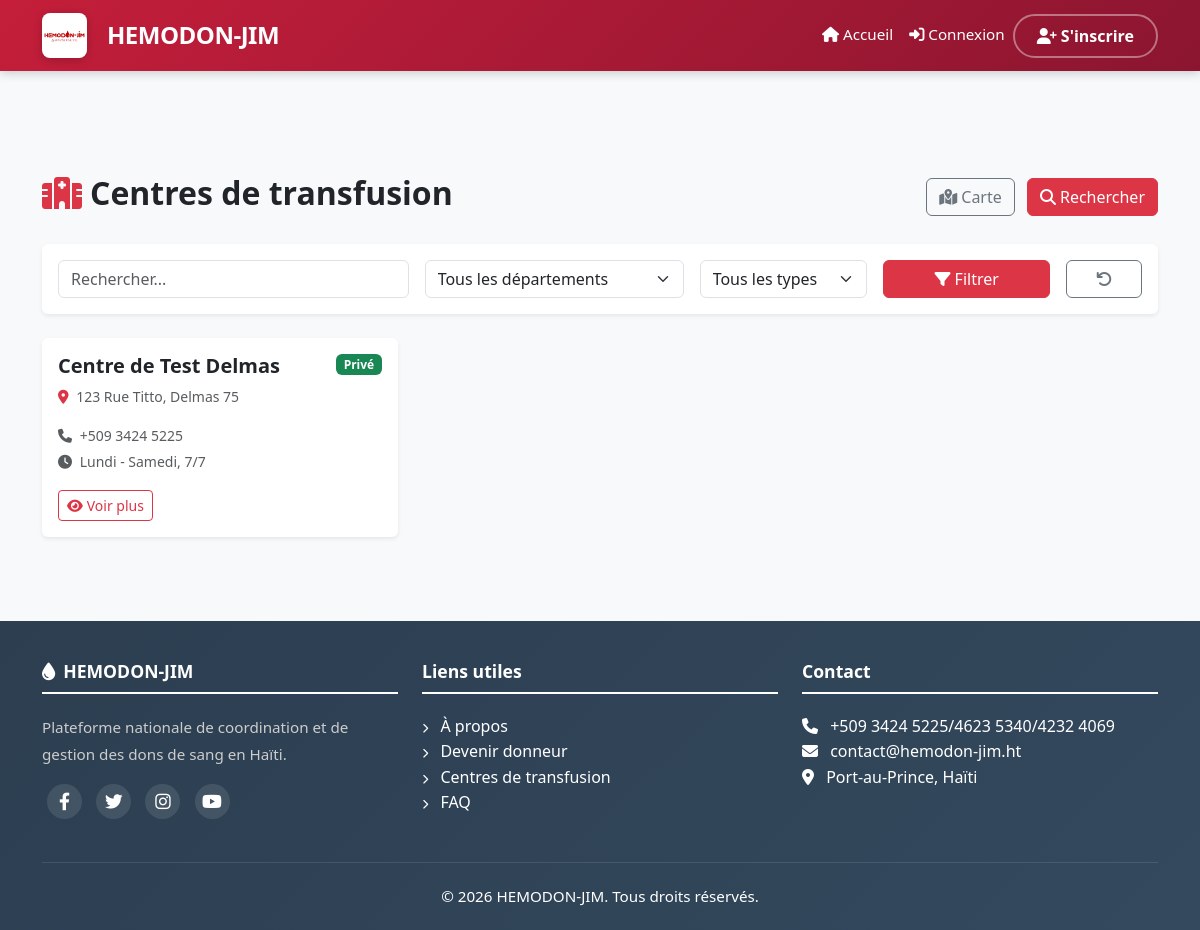
The app's page /centres/, older data.
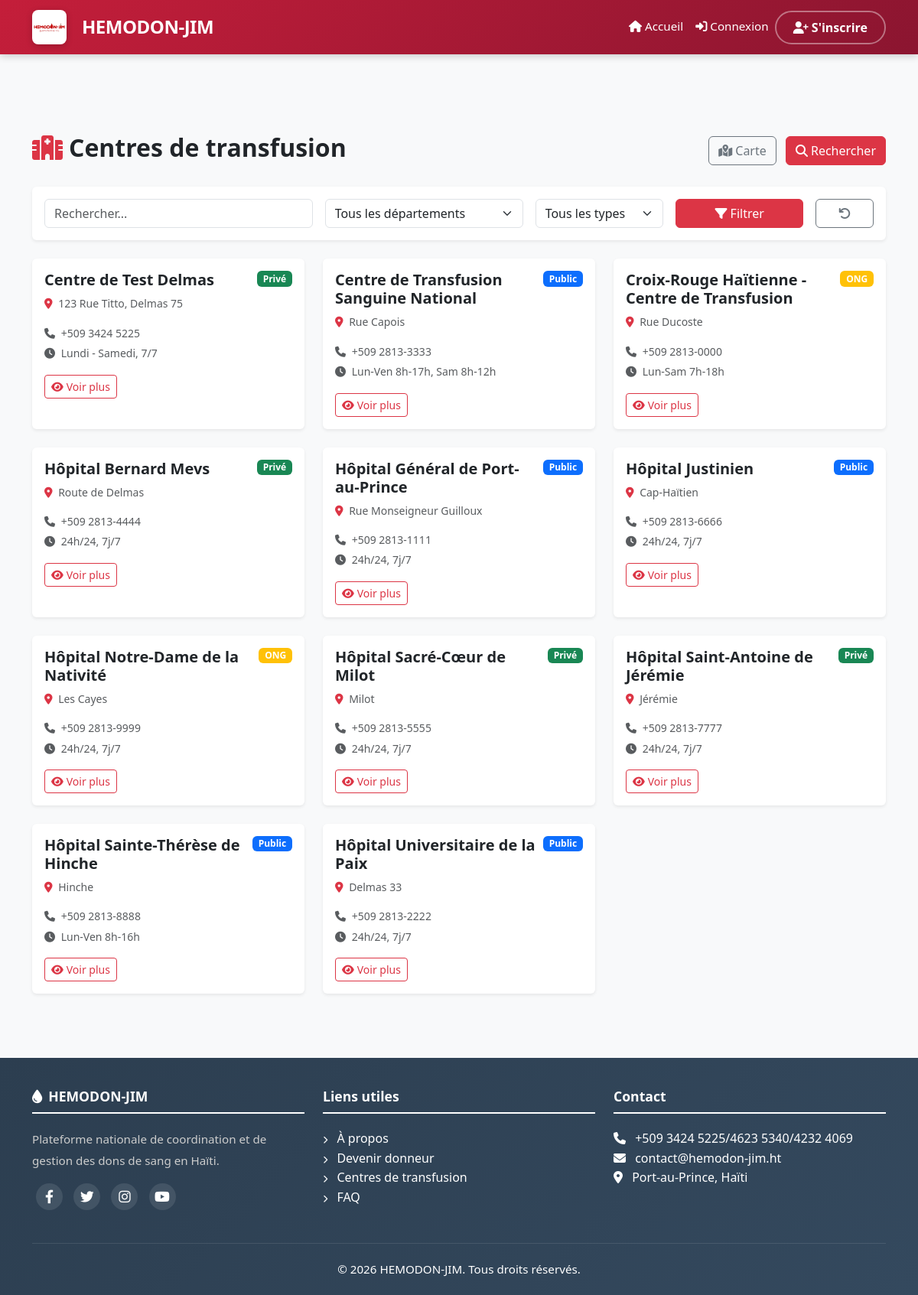
The same page, newer data.
### apps/centres/models.py (models this page shows, shortened)
class Centre(models.Model):
    TYPE_CHOICES = [
        ('public', 'Public'),
        ('prive', 'Privé'),
        ('ong', 'ONG'),
    ]
    nom = models.CharField(max_length=200)
    type = models.CharField(max_length=20, choices=TYPE_CHOICES)
    adresse = models.TextField()
    commune = models.CharField(max_length=100)
    departement = models.CharField(max_length=100)
    telephone = models.CharField(max_length=20)
    email = models.EmailField(blank=True, null=True)
    latitude = models.DecimalField(max_digits=9, decimal_places=6, null=True, blank=True)
    longitude = models.DecimalField(max_digits=9, decimal_places=6, null=True, blank=True)
    capacite_journaliere = models.IntegerField(default=50)
    horaires = models.TextField(blank=True, null=True)
    est_actif = models.BooleanField(default=True)
    responsable = models.ForeignKey(
        User,
        on_delete=models.SET_NULL,
        null=True,
        related_name='centre_responsable'
    )
    created_at = models.DateTimeField(auto_now_add=True)
    updated_at = models.DateTimeField(auto_now=True)
    class Meta:
        db_table = 'centres'
        verbose_name = 'Centre'
        verbose_name_plural = 'Centres'

### apps/centres/views.py (the view, shortened to what this page needs)
# urls.py: path('centres/', views.centres_list, name='list'),
def centres_list(request):
    centres = Centre.objects.filter(est_actif=True).order_by('nom')
    departement = request.GET.get('departement')
    if departement:
        centres = centres.filter(departement=departement)
    type_centre = request.GET.get('type')
    if type_centre:
        centres = centres.filter(type=type_centre)
    search = request.GET.get('search')
    paginator = Paginator(centres, 12)
    page_number = request.GET.get('page')
    centres_page = paginator.get_page(page_number)
    departements = Centre.objects.filter(est_actif=True).values_list('departement', flat=True).distinct()
    context = {
        'centres': centres_page,
        'departements': sorted(departements),
        'types': Centre.TYPE_CHOICES,
        'title': 'Liste des centres - HEMODON-JIM',
        'active_page': 'centres',
    }
    return render(request, 'centres/list.html', context)

### apps/centres/templates/centres/list.html (shortened to what this page needs)
{% extends 'base.html' %}
{% load static %}
{% block content %}
<div class="container py-4">
    <div class="d-flex justify-content-between align-items-center mb-4">
        <h1 class="h2 fw-bold">
            <i class="fas fa-hospital text-danger me-2"></i>Centres de transfusion
        </h1>
        <div>
            <a href="{% url 'centres:map' %}" class="btn btn-outline-secondary me-2">
                <i class="fas fa-map-marked-alt me-1"></i>Carte
            </a>
            <a href="{% url 'centres:search' %}" class="btn btn-danger">
                <i class="fas fa-search me-1"></i>Rechercher
            </a>
        </div>
    </div>
    <div class="card border-0 shadow-sm mb-4">
        <div class="card-body">
            <form method="GET" class="row g-3">
                <div class="col-md-4">
                    <input type="text" name="search" class="form-control" placeholder="Rechercher..." value="{{ request.GET.search }}">
                </div>
                <div class="col-md-3">
                    <select name="departement" class="form-select">
                        <option value="">Tous les départements</option>
                    </select>
                </div>
                <div class="col-md-2">
                    <select name="type" class="form-select">
                        <option value="">Tous les types</option>
                    </select>
                </div>
                <div class="col-md-2">
                    <button type="submit" class="btn btn-danger w-100">
                        <i class="fas fa-filter"></i> Filtrer
                    </button>
                </div>
                <div class="col-md-1">
                    <a href="{% url 'centres:list' %}" class="btn btn-outline-secondary w-100">
                        <i class="fas fa-undo"></i>
                    </a>
                </div>
            </form>
        </div>
    </div>
    <div class="row g-4">
        {% for centre in centres %}
        <div class="col-md-6 col-lg-4">
            <div class="card border-0 shadow-sm h-100">
                <div class="card-body">
                    <div class="d-flex justify-content-between align-items-start">
                        <h5 class="card-title fw-bold">{{ centre.nom }}</h5>
                        <span class="badge {% if centre.type == 'public' %}bg-primary{% elif centre.type == 'prive' %}bg-success{% else %}bg-warning{% endif %}">
                            {{ centre.get_type_display }}
                        </span>
                    </div>
                    <p class="text-muted small">
                        <i class="fas fa-map-marker-alt text-danger me-1"></i>
                        {{ centre.adresse }}
                    </p>
                    <p class="text-muted small mb-1">
                        <i class="fas fa-phone me-1"></i> {{ centre.telephone }}
                    </p>
                    <p class="text-muted small">
                        <i class="fas fa-clock me-1"></i> {{ centre.horaires|default:"Horaires non renseignés" }}
                    </p>
                    <div class="mt-2">
                        <a href="{% url 'centres:detail' centre.id %}" class="btn btn-sm btn-outline-danger">
                            <i class="fas fa-eye me-1"></i>Voir plus
                        </a>
                    </div>
                </div>
            </div>
        </div>
        {% endfor %}
    </div>
</div>
{% endblock %}

Row changes from the older to the newer data that the page shows:
added Centre: nom "Centre de Transfusion Sanguine National", type "Public", adresse "Rue Capois", telephone "+509 2813-3333", horaires "Lun-Ven 8h-17h, Sam 8h-12h"
added Centre: nom "Croix-Rouge Haïtienne - Centre de Transfusion", type "ONG", adresse "Rue Ducoste", telephone "+509 2813-0000", horaires "Lun-Sam 7h-18h"
added Centre: nom "Hôpital Bernard Mevs", type "Privé", adresse "Route de Delmas", telephone "+509 2813-4444", horaires "24h/24, 7j/7"
added Centre: nom "Hôpital Général de Port-au-Prince", type "Public", adresse "Rue Monseigneur Guilloux", telephone "+509 2813-1111", horaires "24h/24, 7j/7"
added Centre: nom "Hôpital Justinien", type "Public", adresse "Cap-Haïtien", telephone "+509 2813-6666", horaires "24h/24, 7j/7"
added Centre: nom "Hôpital Notre-Dame de la Nativité", type "ONG", adresse "Les Cayes", telephone "+509 2813-9999", horaires "24h/24, 7j/7"
added Centre: nom "Hôpital Sacré-Cœur de Milot", type "Privé", adresse "Milot", telephone "+509 2813-5555", horaires "24h/24, 7j/7"
added Centre: nom "Hôpital Saint-Antoine de Jérémie", type "Privé", adresse "Jérémie", telephone "+509 2813-7777", horaires "24h/24, 7j/7"
added Centre: nom "Hôpital Sainte-Thérèse de Hinche", type "Public", adresse "Hinche", telephone "+509 2813-8888", horaires "Lun-Ven 8h-16h"
added Centre: nom "Hôpital Universitaire de la Paix", type "Public", adresse "Delmas 33", telephone "+509 2813-2222", horaires "24h/24, 7j/7"
